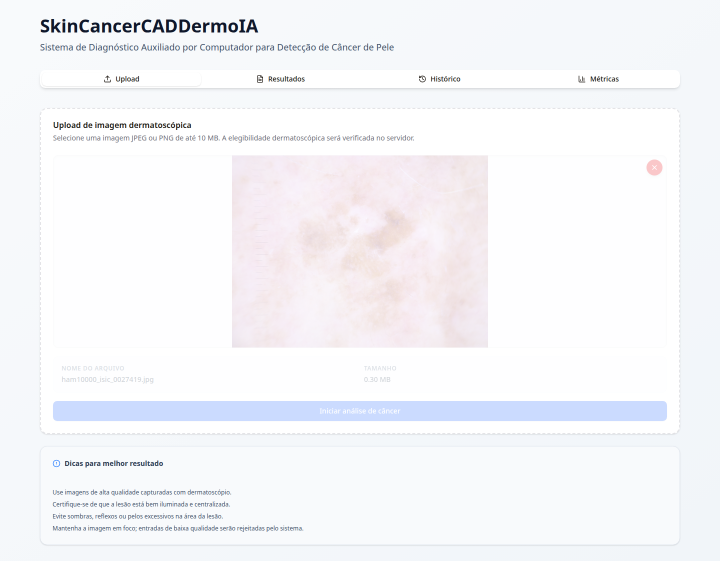
#> input picture docs/chapter-system/screenshots/02_upload_preview_ham10000.png, 1440 x 1122 px, found by its file name (shown at 1/2 size)
$ python make_system_test_contact_sheet.py
#> lines starting #> are read from the running program, lines starting #| are printed output that depends on the picture
from pathlib import Path
from PIL import Image, ImageDraw, ImageFont

root = Path('/home/ubuntu/work/SkinCanceIA/docs/chapter-system/screenshots')
out = root.parent / 'painel_testes_sistema.png'
items = [
    ('A. Upload', root / '02_upload_preview_ham10000.png'),
    ('B. Resultado', root / '04_result_full.png'),
    ('C. Métricas', root / '08_metrics_dashboard.png'),
    ('D. Rejeição OOD', root / '09_ood_rejection.png'),
]
font_path = '/usr/share/fonts/truetype/dejavu/DejaVuSans-Bold.ttf'
font = ImageFont.truetype(font_path, 30)
small = ImageFont.truetype(font_path, 22)
cell_w, cell_h = 900, 620
canvas = Image.new('RGB', (cell_w * 2, cell_h * 2), '#e5e7eb')
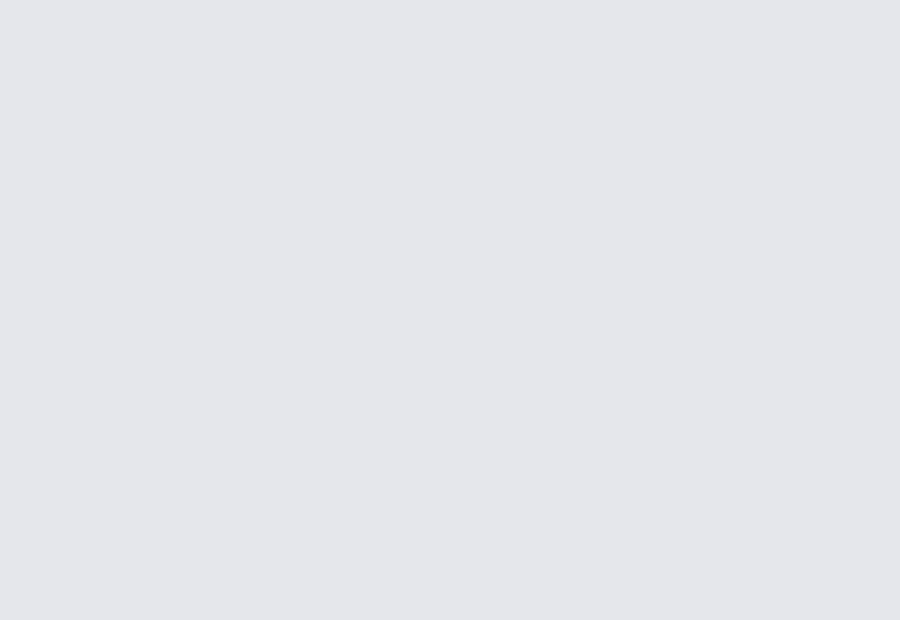
#> canvas: PIL image 1800x1240 RGB (shown at 1/2 size); mean R, G, B 229, 231, 235
draw = ImageDraw.Draw(canvas)
for index, (label, path) in enumerate(items):
    image = Image.open(path).convert('RGB')
#> image is the input picture: PIL image 1440x1122 RGB; mean R, G, B 245.5, 245.9, 249
    image.thumbnail((cell_w - 36, cell_h - 92))
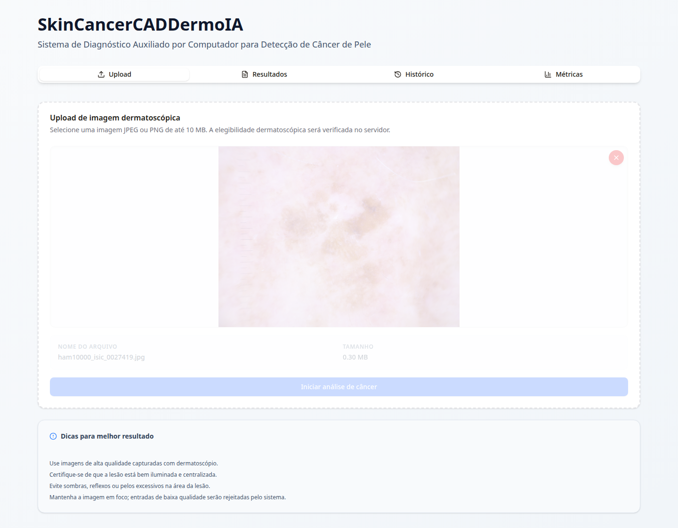
#> image: PIL image 678x528 RGB; mean R, G, B 245.4, 245.9, 249
    x = (index % 2) * cell_w
    y = (index // 2) * cell_h
    draw.rounded_rectangle((x + 12, y + 12, x + cell_w - 12, y + cell_h - 12), radius=14, fill='white', outline='#cbd5e1', width=3)
    draw.text((x + 32, y + 28), label, fill='#0f172a', font=font)
    px = x + (cell_w - image.width) // 2
#> px = 111
    py = y + 78 + (cell_h - 92 - image.height) // 2
#> py = 78
    canvas.paste(image, (px, py))
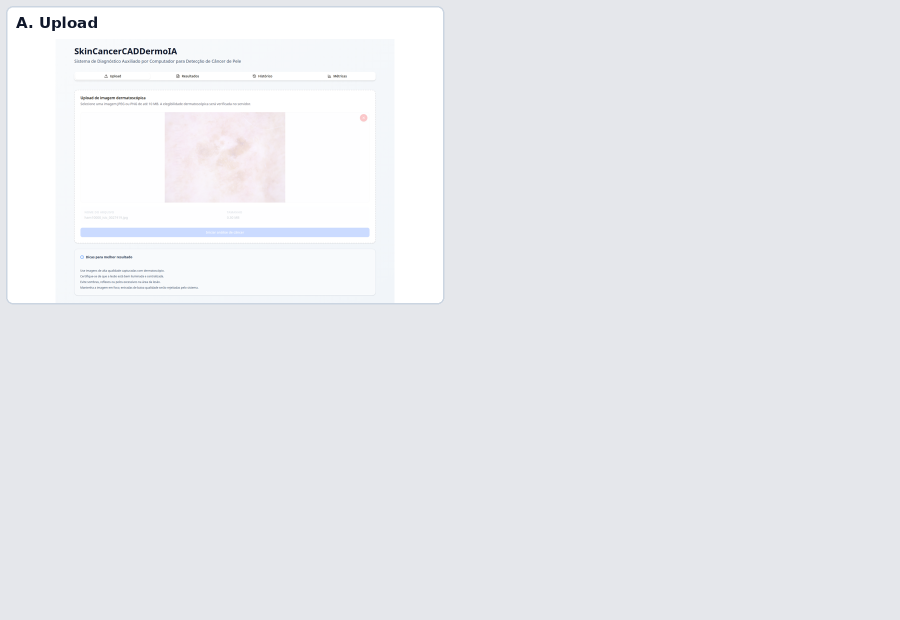
#> canvas: PIL image 1800x1240 RGB (shown at 1/2 size); mean R, G, B 233.2, 234.9, 238.5
#> pass 2 of the loop `for index, (label, path) in enumerate(items):`:
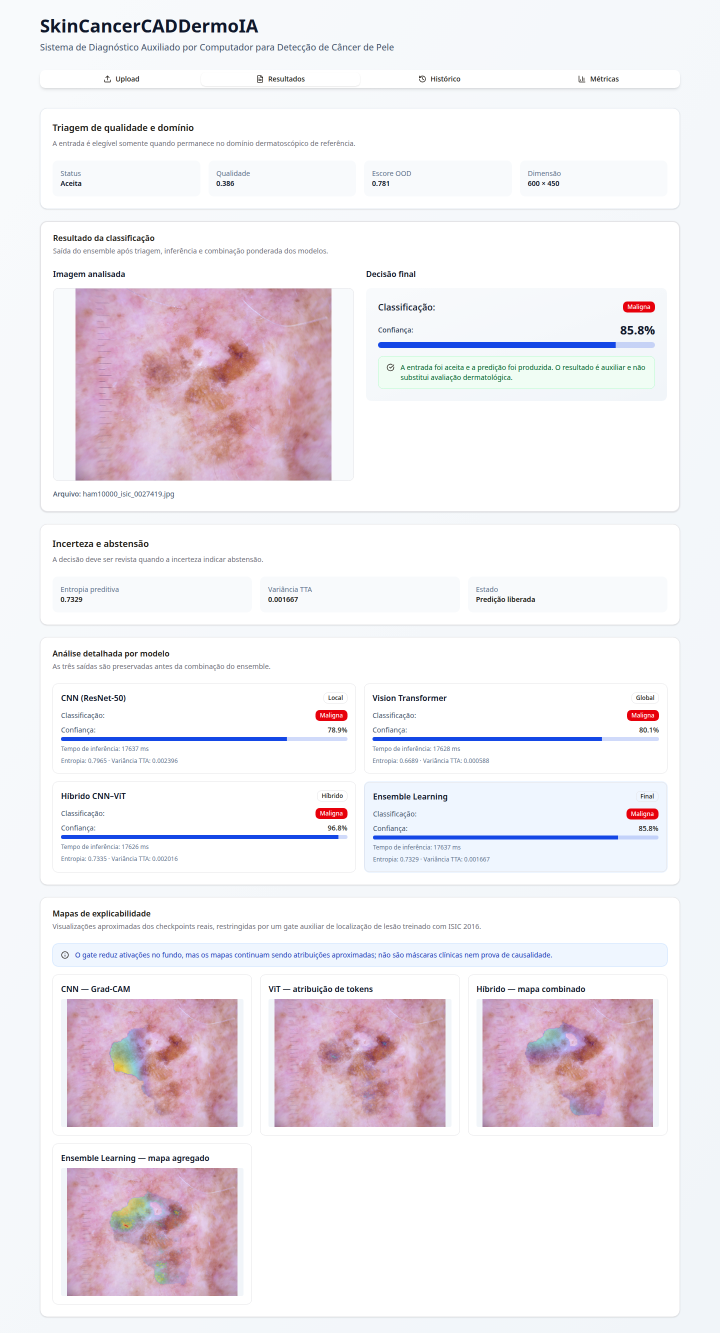
#> input picture docs/chapter-system/screenshots/04_result_full.png, 1440 x 2666 px, found by its file name (shown at 1/2 size)
#> image is the input picture: PIL image 1440x2666 RGB; mean R, G, B 240.1, 235.2, 240.2
#> `image.thumbnail((cell_w - 36, cell_h - 92))`:
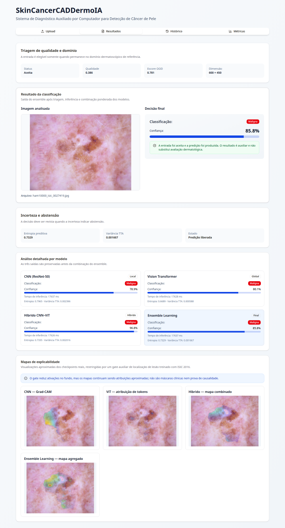
#> image: PIL image 285x528 RGB; mean R, G, B 240, 235.1, 240.2
#> `canvas.paste(image, (px, py))`:
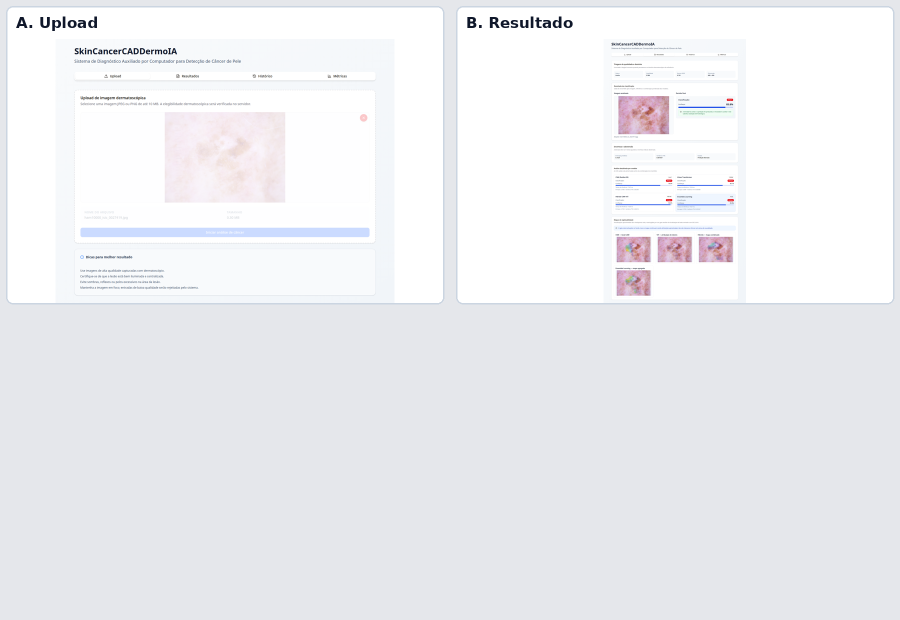
#> canvas: PIL image 1800x1240 RGB (shown at 1/2 size); mean R, G, B 237.9, 238.8, 241.9
#> pass 3 of the loop `for index, (label, path) in enumerate(items):`:
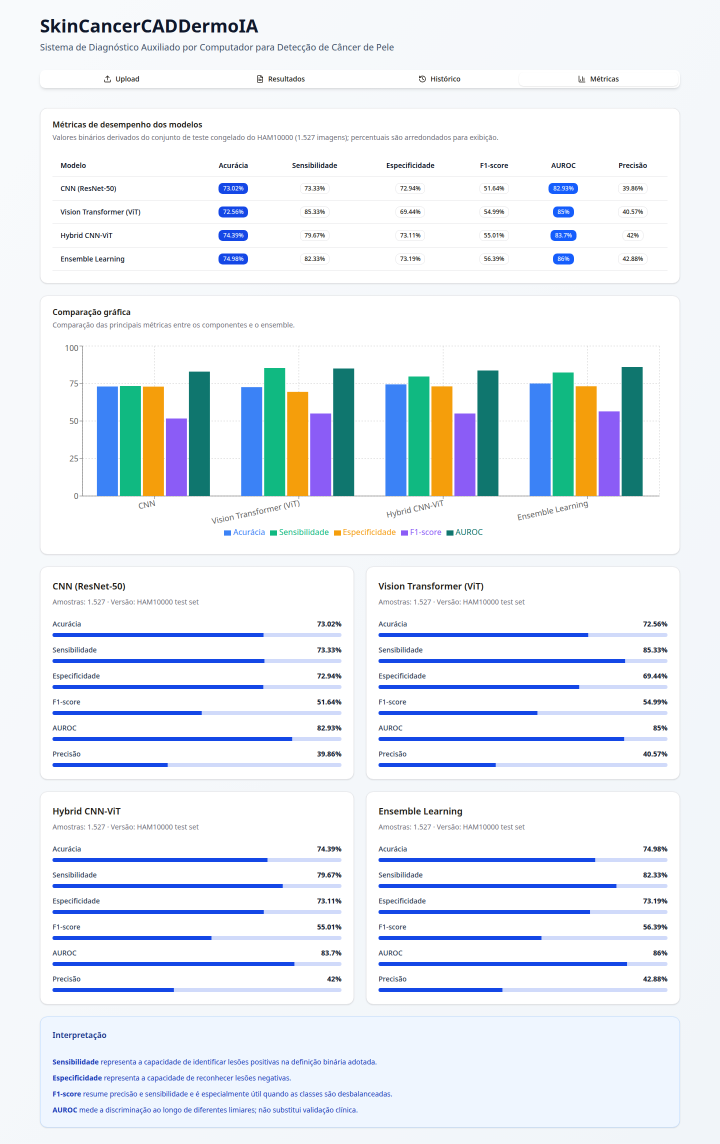
#> input picture docs/chapter-system/screenshots/08_metrics_dashboard.png, 1440 x 2287 px, found by its file name (shown at 1/2 size)
#> image is the input picture: PIL image 1440x2287 RGB; mean R, G, B 231.9, 237.6, 244
#> `image.thumbnail((cell_w - 36, cell_h - 92))`:
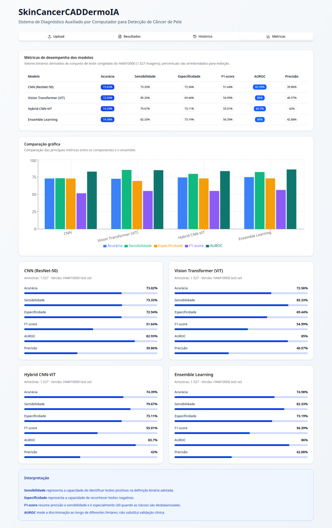
#> image: PIL image 332x528 RGB; mean R, G, B 231.7, 237.4, 244
#> `canvas.paste(image, (px, py))`:
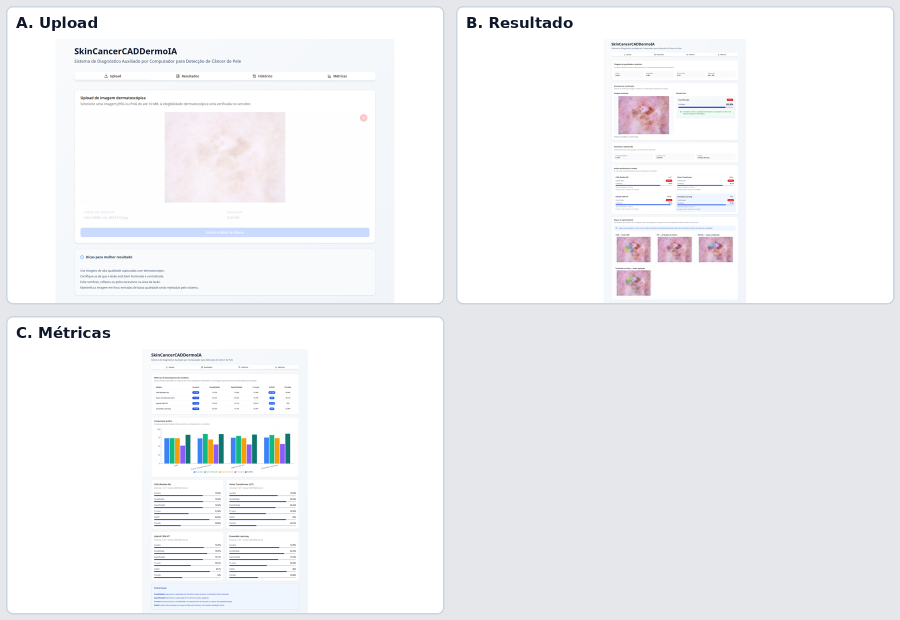
#> canvas: PIL image 1800x1240 RGB (shown at 1/2 size); mean R, G, B 241.8, 242.7, 245.4
#> the loop made 4 passes; the first 3 are shown
canvas.save(out, quality=95)
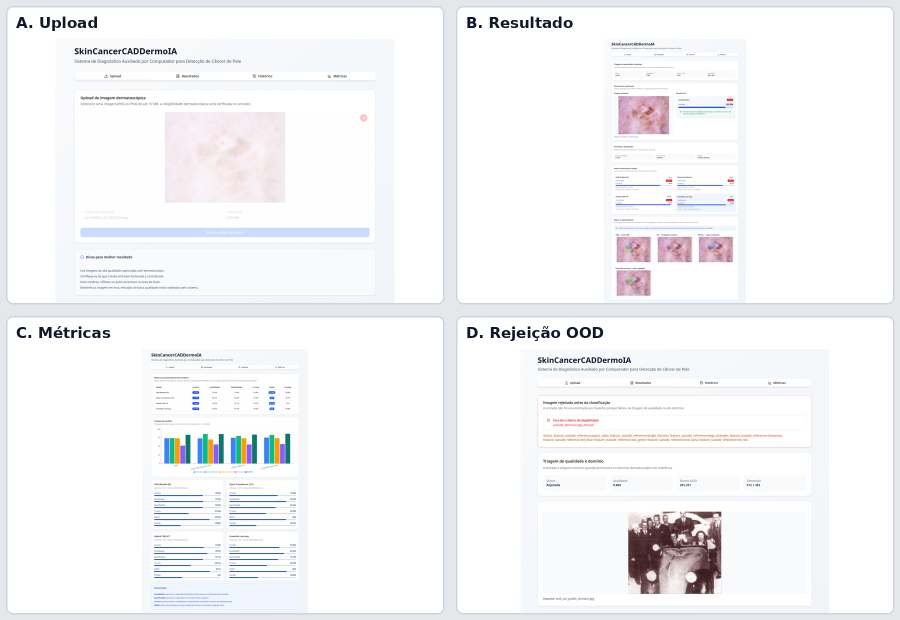
#> saved as painel_testes_sistema.png: PIL image 1800x1240 RGB (shown at 1/2 size); mean R, G, B 244.8, 245.1, 247.2
print(out)
